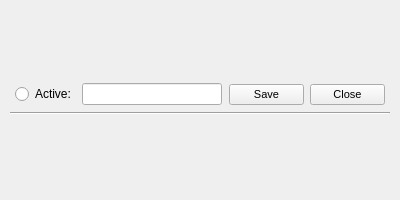
<?xml version="1.0" encoding="UTF-8"?>
<ui version="4.0">
 <class>TFHolderUI</class>
 <widget class="QWidget" name="TFHolderUI">
  <property name="geometry">
   <rect>
    <x>0</x>
    <y>0</y>
    <width>400</width>
    <height>200</height>
   </rect>
  </property>
  <property name="minimumSize">
   <size>
    <width>400</width>
    <height>200</height>
   </size>
  </property>
  <property name="windowTitle">
   <string>Form</string>
  </property>
  <widget class="QWidget" name="holderWidget" native="true">
   <property name="geometry">
    <rect>
     <x>0</x>
     <y>0</y>
     <width>400</width>
     <height>200</height>
    </rect>
   </property>
   <layout class="QVBoxLayout" name="holderLayout">
    <property name="spacing">
     <number>10</number>
    </property>
    <property name="leftMargin">
     <number>10</number>
    </property>
    <property name="topMargin">
     <number>5</number>
    </property>
    <property name="rightMargin">
     <number>10</number>
    </property>
    <property name="bottomMargin">
     <number>10</number>
    </property>
    <item>
     <widget class="QWidget" name="widget" native="true">
      <property name="minimumSize">
       <size>
        <width>0</width>
        <height>40</height>
       </size>
      </property>
      <property name="maximumSize">
       <size>
        <width>16777215</width>
        <height>40</height>
       </size>
      </property>
      <layout class="QVBoxLayout" name="topLayout">
       <property name="spacing">
        <number>0</number>
       </property>
       <property name="margin">
        <number>0</number>
       </property>
       <item>
        <widget class="QWidget" name="buttonsWidget" native="true">
         <property name="maximumSize">
          <size>
           <width>16777215</width>
           <height>35</height>
          </size>
         </property>
         <layout class="QHBoxLayout" name="buttonsLayout">
          <property name="margin">
           <number>5</number>
          </property>
          <item>
           <widget class="QRadioButton" name="activateButton">
            <property name="text">
             <string>Active:</string>
            </property>
           </widget>
          </item>
          <item>
           <widget class="QLineEdit" name="nameEdit">
            <property name="minimumSize">
             <size>
              <width>140</width>
              <height>0</height>
             </size>
            </property>
            <property name="maximumSize">
             <size>
              <width>16777215</width>
              <height>16777215</height>
             </size>
            </property>
            <property name="focusPolicy">
             <enum>Qt::StrongFocus</enum>
            </property>
            <property name="text">
             <string/>
            </property>
            <property name="maxLength">
             <number>50</number>
            </property>
           </widget>
          </item>
          <item>
           <spacer name="horizontalSpacer">
            <property name="orientation">
             <enum>Qt::Horizontal</enum>
            </property>
            <property name="sizeHint" stdset="0">
             <size>
              <width>40</width>
              <height>20</height>
             </size>
            </property>
           </spacer>
          </item>
          <item>
           <widget class="QPushButton" name="saveButton">
            <property name="maximumSize">
             <size>
              <width>75</width>
              <height>16777215</height>
             </size>
            </property>
            <property name="font">
             <font>
              <pointsize>8</pointsize>
             </font>
            </property>
            <property name="text">
             <string>Save</string>
            </property>
            <property name="shortcut">
             <string>Ctrl+S</string>
            </property>
           </widget>
          </item>
          <item>
           <widget class="QPushButton" name="closeButton">
            <property name="maximumSize">
             <size>
              <width>75</width>
              <height>16777215</height>
             </size>
            </property>
            <property name="font">
             <font>
              <pointsize>8</pointsize>
             </font>
            </property>
            <property name="text">
             <string>Close</string>
            </property>
            <property name="shortcut">
             <string>Ctrl+F4</string>
            </property>
           </widget>
          </item>
         </layout>
        </widget>
       </item>
       <item>
        <widget class="Line" name="line">
         <property name="orientation">
          <enum>Qt::Horizontal</enum>
         </property>
        </widget>
       </item>
      </layout>
     </widget>
    </item>
   </layout>
  </widget>
 </widget>
 <resources/>
 <connections/>
</ui>
